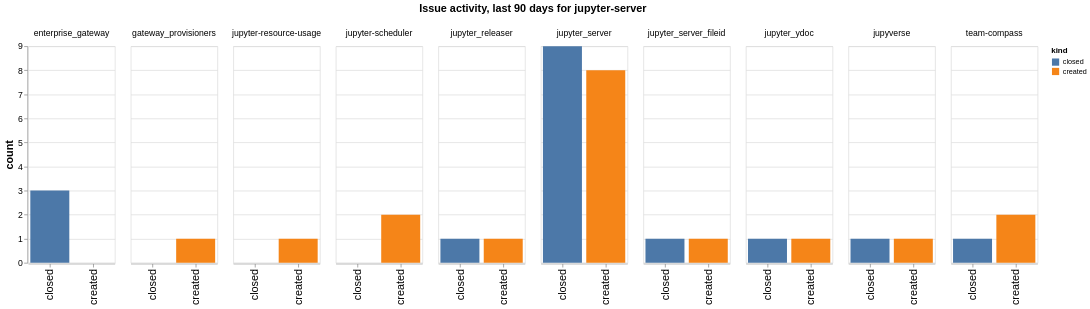

Here is the notebook cell this chart was saved with:
### Code cell
charts = []
# Pick the top 10 repositories
top_repos = created_closed.groupby(['repo']).sum().sort_values(by='count', ascending=False).head(10).index
ch = alt.Chart(created_closed.query('repo in @top_repos'), width=120).mark_bar().encode(
    x=alt.X("kind", axis=alt.Axis(labelFontSize=15, title="")), 
    y=alt.Y('count', axis=alt.Axis(titleFontSize=15, labelFontSize=12)),
    color='kind',
    column=alt.Column("repo", header=alt.Header(title=f"Issue activity, last {n_days} days for {github_org}", titleFontSize=15, labelFontSize=12))
)
ch

### Figure 1 — Vega-Lite specification as saved in the notebook (floating-point values rounded to 4 significant figures)
{"config": {"axisLeft": {"labelFontSize": 15}, "axisBottom": {"labelFontSize": 15}}, "data": {"name": "data-88a05e300d397d237c6e15fe43900d36"}, "mark": {"type": "bar"}, "encoding": {"color": {"field": "kind", "type": "nominal"}, "column": {"field": "repo", "header": {"labelFontSize": 12, "title": "Issue activity, last 90 days for jupyter-server", "titleFontSize": 15}, "type": "nominal"}, "x": {"axis": {"labelFontSize": 15, "title": ""}, "field": "kind", "type": "nominal"}, "y": {"axis": {"labelFontSize": 12, "titleFontSize": 15}, "field": "count", "type": "quantitative"}}, "width": 120, "$schema": "https://vega.github.io/schema/vega-lite/v5.20.1.json", "datasets": {"data-88a05e300d397d237c6e15fe43900d36": [{"org": "jupyter-server", "repo": "enterprise_gateway", "kind": "created", "count": 0.0}, {"org": "jupyter-server", "repo": "gateway_provisioners", "kind": "created", "count": 1.0}, {"org": "jupyter-server", "repo": "jupyter-resource-usage", "kind": "created", "count": 1.0}, {"org": "jupyter-server", "repo": "jupyter-scheduler", "kind": "created", "count": 2.0}, {"org": "jupyter-server", "repo": "jupyter_releaser", "kind": "created", "count": 1.0}, {"org": "jupyter-server", "repo": "jupyter_server", "kind": "created", "count": 8.0}, {"org": "jupyter-server", "repo": "jupyter_server_fileid", "kind": "created", "count": 1.0}, {"org": "jupyter-server", "repo": "jupyter_ydoc", "kind": "created", "count": 1.0}, {"org": "jupyter-server", "repo": "jupyverse", "kind": "created", "count": 1.0}, {"org": "jupyter-server", "repo": "team-compass", "kind": "created", "count": 2.0}, {"org": "jupyter-server", "repo": "enterprise_gateway", "kind": "closed", "count": 3.0}, {"org": "jupyter-server", "repo": "gateway_provisioners", "kind": "closed", "count": 0.0}, {"org": "jupyter-server", "repo": "jupyter-resource-usage", "kind": "closed", "count": 0.0}, {"org": "jupyter-server", "repo": "jupyter-scheduler", "kind": "closed", "count": 0.0}, {"org": "jupyter-server", "repo": "jupyter_releaser", "kind": "closed", "count": 1.0}, {"org": "jupyter-server", "repo": "jupyter_server", "kind": "closed", "count": 9.0}, {"org": "jupyter-server", "repo": "jupyter_server_fileid", "kind": "closed", "count": 1.0}, {"org": "jupyter-server", "repo": "jupyter_ydoc", "kind": "closed", "count": 1.0}, {"org": "jupyter-server", "repo": "jupyverse", "kind": "closed", "count": 1.0}, {"org": "jupyter-server", "repo": "team-compass", "kind": "closed", "count": 1.0}]}}
